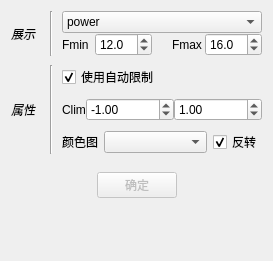
              <widget class="QWidget" name="_topo_page">
               <layout class="QVBoxLayout" name="verticalLayout_37">
                <item>
                 <layout class="QGridLayout" name="gridLayout_19">
                  <property name="verticalSpacing">
                   <number>9</number>
                  </property>
                  <item row="1" column="1">
                   <widget class="Line" name="line_27">
                    <property name="minimumSize">
                     <size>
                      <width>10</width>
                      <height>0</height>
                     </size>
                    </property>
                    <property name="orientation">
                     <enum>Qt::Vertical</enum>
                    </property>
                   </widget>
                  </item>
                  <item row="2" column="1" rowspan="3">
                   <widget class="Line" name="line_20">
                    <property name="minimumSize">
                     <size>
                      <width>10</width>
                      <height>0</height>
                     </size>
                    </property>
                    <property name="orientation">
                     <enum>Qt::Vertical</enum>
                    </property>
                   </widget>
                  </item>
                  <item row="2" column="2" colspan="6">
                   <widget class="QCheckBox" name="_PanTopoAutoClim">
                    <property name="text">
                     <string>使用自动限制</string>
                    </property>
                    <property name="checked">
                     <bool>true</bool>
                    </property>
                   </widget>
                  </item>
                  <item row="3" column="2" colspan="6">
                   <widget class="QWidget" name="_PanTopoClimW" native="true">
                    <property name="minimumSize">
                     <size>
                      <width>30</width>
                      <height>0</height>
                     </size>
                    </property>
                    <layout class="QHBoxLayout" name="horizontalLayout_18">
                     <property name="spacing">
                      <number>0</number>
                     </property>
                     <property name="leftMargin">
                      <number>0</number>
                     </property>
                     <property name="topMargin">
                      <number>0</number>
                     </property>
                     <property name="rightMargin">
                      <number>0</number>
                     </property>
                     <property name="bottomMargin">
                      <number>0</number>
                     </property>
                     <item>
                      <widget class="QLabel" name="label_66">
                       <property name="text">
                        <string>Clim</string>
                       </property>
                      </widget>
                     </item>
                     <item>
                      <widget class="QDoubleSpinBox" name="_PanTopoCmin">
                       <property name="decimals">
                        <number>2</number>
                       </property>
                       <property name="minimum">
                        <double>-1000000.000000000000000</double>
                       </property>
                       <property name="maximum">
                        <double>1000000.000000000000000</double>
                       </property>
                       <property name="value">
                        <double>-1.000000000000000</double>
                       </property>
                      </widget>
                     </item>
                     <item>
                      <widget class="QDoubleSpinBox" name="_PanTopoCmax">
                       <property name="decimals">
                        <number>2</number>
                       </property>
                       <property name="minimum">
                        <double>-1000000.000000000000000</double>
                       </property>
                       <property name="maximum">
                        <double>1000000.000000000000000</double>
                       </property>
                       <property name="value">
                        <double>1.000000000000000</double>
                       </property>
                      </widget>
                     </item>
                    </layout>
                   </widget>
                  </item>
                  <item row="2" column="0" rowspan="3">
                   <widget class="QLabel" name="label_63">
                    <property name="font">
                     <font>
                      <italic>true</italic>
                      <underline>false</underline>
                      <stylestrategy>PreferDefault</stylestrategy>
                      <kerning>true</kerning>
                     </font>
                    </property>
                    <property name="text">
                     <string>属性</string>
                    </property>
                   </widget>
                  </item>
                  <item row="1" column="2" colspan="6">
                   <widget class="QWidget" name="widget_9" native="true">
                    <layout class="QVBoxLayout" name="verticalLayout_32">
                     <property name="spacing">
                      <number>0</number>
                     </property>
                     <property name="leftMargin">
                      <number>0</number>
                     </property>
                     <property name="topMargin">
                      <number>0</number>
                     </property>
                     <property name="rightMargin">
                      <number>0</number>
                     </property>
                     <property name="bottomMargin">
                      <number>0</number>
                     </property>
                     <item>
                      <layout class="QGridLayout" name="gridLayout_20">
                       <item row="1" column="0" colspan="2">
                        <widget class="QWidget" name="_PanTopoFW" native="true">
                         <property name="minimumSize">
                          <size>
                           <width>0</width>
                           <height>0</height>
                          </size>
                         </property>
                         <layout class="QHBoxLayout" name="horizontalLayout_16">
                          <property name="spacing">
                           <number>0</number>
                          </property>
                          <property name="leftMargin">
                           <number>0</number>
                          </property>
                          <property name="topMargin">
                           <number>0</number>
                          </property>
                          <property name="rightMargin">
                           <number>0</number>
                          </property>
                          <property name="bottomMargin">
                           <number>0</number>
                          </property>
                          <item>
                           <widget class="QLabel" name="label_69">
                            <property name="text">
                             <string>Fmin</string>
                            </property>
                           </widget>
                          </item>
                          <item>
                           <widget class="QDoubleSpinBox" name="_PanTopoFmin">
                            <property name="decimals">
                             <number>1</number>
                            </property>
                            <property name="value">
                             <double>12.000000000000000</double>
                            </property>
                           </widget>
                          </item>
                          <item>
                           <spacer name="horizontalSpacer_19">
                            <property name="orientation">
                             <enum>Qt::Horizontal</enum>
                            </property>
                            <property name="sizeType">
                             <enum>QSizePolicy::Fixed</enum>
                            </property>
                            <property name="sizeHint" stdset="0">
                             <size>
                              <width>20</width>
                              <height>20</height>
                             </size>
                            </property>
                           </spacer>
                          </item>
                          <item>
                           <widget class="QLabel" name="label_70">
                            <property name="text">
                             <string>Fmax</string>
                            </property>
                           </widget>
                          </item>
                          <item>
                           <widget class="QDoubleSpinBox" name="_PanTopoFmax">
                            <property name="decimals">
                             <number>1</number>
                            </property>
                            <property name="value">
                             <double>16.000000000000000</double>
                            </property>
                           </widget>
                          </item>
                         </layout>
                        </widget>
                       </item>
                       <item row="0" column="0" colspan="2">
                        <widget class="QComboBox" name="_PanTopoDisp">
                         <property name="currentIndex">
                          <number>0</number>
                         </property>
                         <item>
                          <property name="text">
                           <string>power</string>
                          </property>
                         </item>
                         <item>
                          <property name="text">
                           <string>amplitude</string>
                          </property>
                         </item>
                         <item>
                          <property name="text">
                           <string>filter</string>
                          </property>
                         </item>
                        </widget>
                       </item>
                      </layout>
                     </item>
                    </layout>
                   </widget>
                  </item>
                  <item row="1" column="0">
                   <widget class="QLabel" name="label_65">
                    <property name="font">
                     <font>
                      <italic>true</italic>
                      <stylestrategy>PreferDefault</stylestrategy>
                      <kerning>true</kerning>
                     </font>
                    </property>
                    <property name="text">
                     <string>展示</string>
                    </property>
                   </widget>
                  </item>
                  <item row="4" column="2">
                   <widget class="QLabel" name="label_67">
                    <property name="text">
                     <string>颜色图</string>
                    </property>
                   </widget>
                  </item>
                  <item row="4" column="7">
                   <widget class="QCheckBox" name="_PanTopoRev">
                    <property name="text">
                     <string>反转</string>
                    </property>
                    <property name="checked">
                     <bool>true</bool>
                    </property>
                   </widget>
                  </item>
                  <item row="4" column="3" colspan="4">
                   <widget class="QComboBox" name="_PanTopoCmap"/>
                  </item>
                 </layout>
                </item>
                <item>
                 <widget class="QWidget" name="_PanTopoVizW" native="true">
                  <property name="enabled">
                   <bool>false</bool>
                  </property>
                  <property name="minimumSize">
                   <size>
                    <width>0</width>
                    <height>0</height>
                   </size>
                  </property>
                  <layout class="QVBoxLayout" name="verticalLayout_41">
                   <property name="spacing">
                    <number>0</number>
                   </property>
                   <property name="leftMargin">
                    <number>0</number>
                   </property>
                   <property name="topMargin">
                    <number>0</number>
                   </property>
                   <property name="rightMargin">
                    <number>0</number>
                   </property>
                   <property name="bottomMargin">
                    <number>0</number>
                   </property>
                   <item>
                    <widget class="QWidget" name="widget_10" native="true">
                     <property name="minimumSize">
                      <size>
                       <width>0</width>
                       <height>50</height>
                      </size>
                     </property>
                     <layout class="QHBoxLayout" name="horizontalLayout_17">
                      <item>
                       <spacer name="horizontalSpacer_24">
                        <property name="orientation">
                         <enum>Qt::Horizontal</enum>
                        </property>
                        <property name="sizeHint" stdset="0">
                         <size>
                          <width>40</width>
                          <height>20</height>
                         </size>
                        </property>
                       </spacer>
                      </item>
                      <item>
                       <widget class="QPushButton" name="_PanTopoApply">
                        <property name="text">
                         <string>确定</string>
                        </property>
                       </widget>
                      </item>
                      <item>
                       <spacer name="horizontalSpacer_31">
                        <property name="orientation">
                         <enum>Qt::Horizontal</enum>
                        </property>
                        <property name="sizeHint" stdset="0">
                         <size>
                          <width>40</width>
                          <height>20</height>
                         </size>
                        </property>
                       </spacer>
                      </item>
                     </layout>
                    </widget>
                   </item>
                  </layout>
                 </widget>
                </item>
                <item>
                 <spacer name="verticalSpacer_17">
                  <property name="orientation">
                   <enum>Qt::Vertical</enum>
                  </property>
                  <property name="sizeHint" stdset="0">
                   <size>
                    <width>20</width>
                    <height>40</height>
                   </size>
                  </property>
                 </spacer>
                </item>
               </layout>
               <zorder>verticalSpacer_17</zorder>
               <zorder></zorder>
               <zorder>_PanTopoVizW</zorder>
              </widget>
